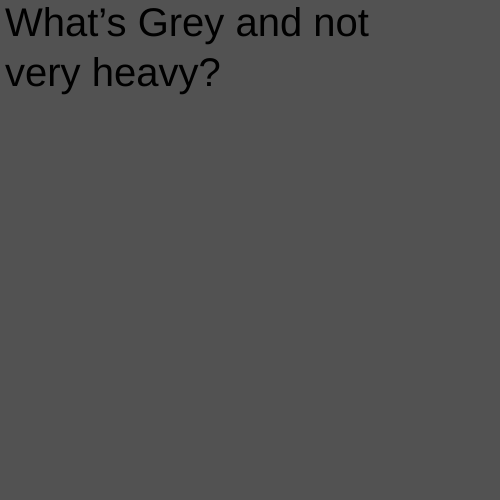
Frame 1 (no input)
Frame 60 (no input): identical to frame 1, image omitted
Frame 120 (the mouse pressed at the canvas centre since frame 60): identical to frame 1, image omitted

The p5.js sketch that drew this single still picture (run headless with seeded random() and noise() and a simulated clock; from frame 60 on, the mouse is pressed at the canvas centre):

// p5.js sketch
// ── sketch.js
timer = 0;
state = 0;

function setup() {
  createCanvas(500, 500);
  textSize(40) ;
  textAlign(LEFT) ;
}

function draw() {

  switch (state) {
    case 0:
      background('	#525252');
      text("What’s Grey and not very heavy?", 5, 5, 400, 400) ;
      timer++;
      if (timer > 5*60) {
        state = 1;
        timer = 0;
      }
      break;

    case 1:
      background('#D3D3D3');
      text("Light grey.", 5, 5, 400, 400) ;
      break;

  }
}
